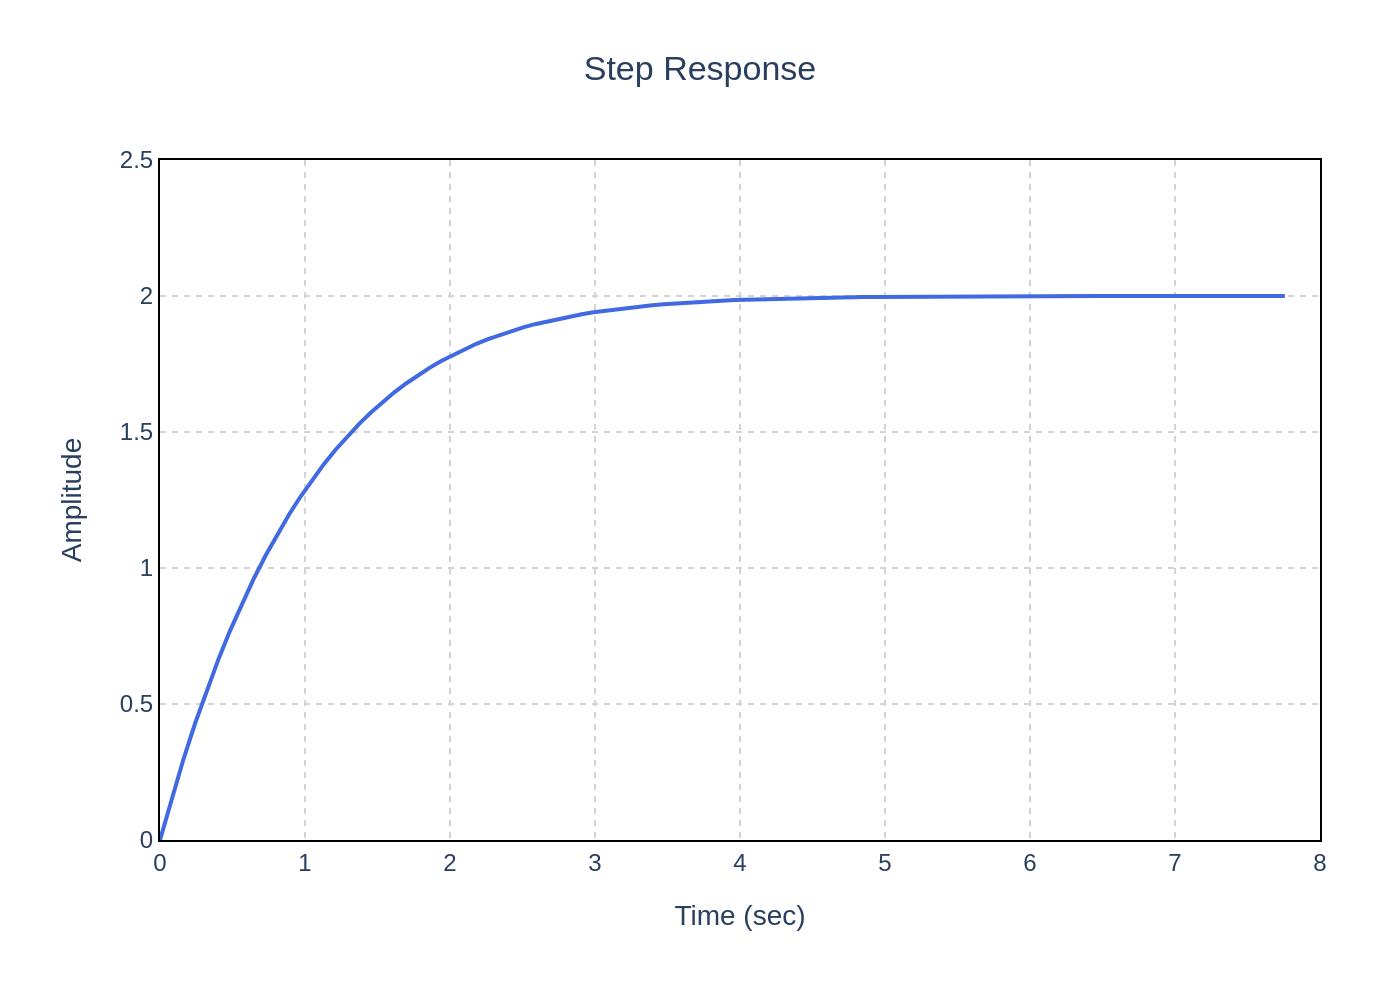

Reproduce this figure in Python.
import sys
import json
import os
import plotly.graph_objects as go

# Check for command-line argument
if len(sys.argv) != 2:
    print("Usage: python create_chart.py <path_to_json_file>")
    sys.exit(1)

json_path = sys.argv[1]

# Read data from the specified JSON file
try:
    with open(json_path, 'r', encoding='utf-8') as f:
        chart_info = json.load(f)
except FileNotFoundError:
    print(f"Error: JSON file not found at {json_path}")
    sys.exit(1)
except json.JSONDecodeError:
    print(f"Error: Could not decode JSON from {json_path}")
    sys.exit(1)

# Extract data from the JSON structure
chart_data = chart_info.get('chart_data', [])
texts = chart_info.get('texts', {})
colors = chart_info.get('colors', [])

# Initialize the figure
fig = go.Figure()

# Add traces to the figure
for i, series in enumerate(chart_data):
    fig.add_trace(go.Scatter(
        x=series.get('x'),
        y=series.get('y'),
        mode='lines',
        name=series.get('name', ''),
        line=dict(color=colors[i % len(colors)])
    ))

# Update layout
fig.update_layout(
    title=dict(
        text=texts.get('title'),
        x=0.5,
        xanchor='center'
    ),
    xaxis_title=texts.get('x_axis_title'),
    yaxis_title=texts.get('y_axis_title'),
    font=dict(
        family="Arial",
        size=12
    ),
    plot_bgcolor='white',
    paper_bgcolor='white',
    showlegend=False,
    margin=dict(l=80, r=40, t=80, b=80),
    xaxis=dict(
        range=[0, 8],
        tickvals=[0, 1, 2, 3, 4, 5, 6, 7, 8],
        showgrid=True,
        gridcolor='lightgray',
        gridwidth=1,
        griddash='dot',
        showline=True,
        linewidth=1,
        linecolor='black',
        mirror=True,
        zeroline=False
    ),
    yaxis=dict(
        range=[0, 2.5],
        tickvals=[0, 0.5, 1, 1.5, 2, 2.5],
        showgrid=True,
        gridcolor='lightgray',
        gridwidth=1,
        griddash='dot',
        showline=True,
        linewidth=1,
        linecolor='black',
        mirror=True,
        zeroline=False
    )
)

# Derive output filename from the input JSON path
base_filename = os.path.splitext(os.path.basename(json_path))[0]
output_filename = f"{base_filename}.png"

# Save the figure as a PNG image
try:
    fig.write_image(output_filename, scale=2)
    print(f"Chart saved to {output_filename}")
except Exception as e:
    print(f"Error saving image: {e}")
    sys.exit(1)
